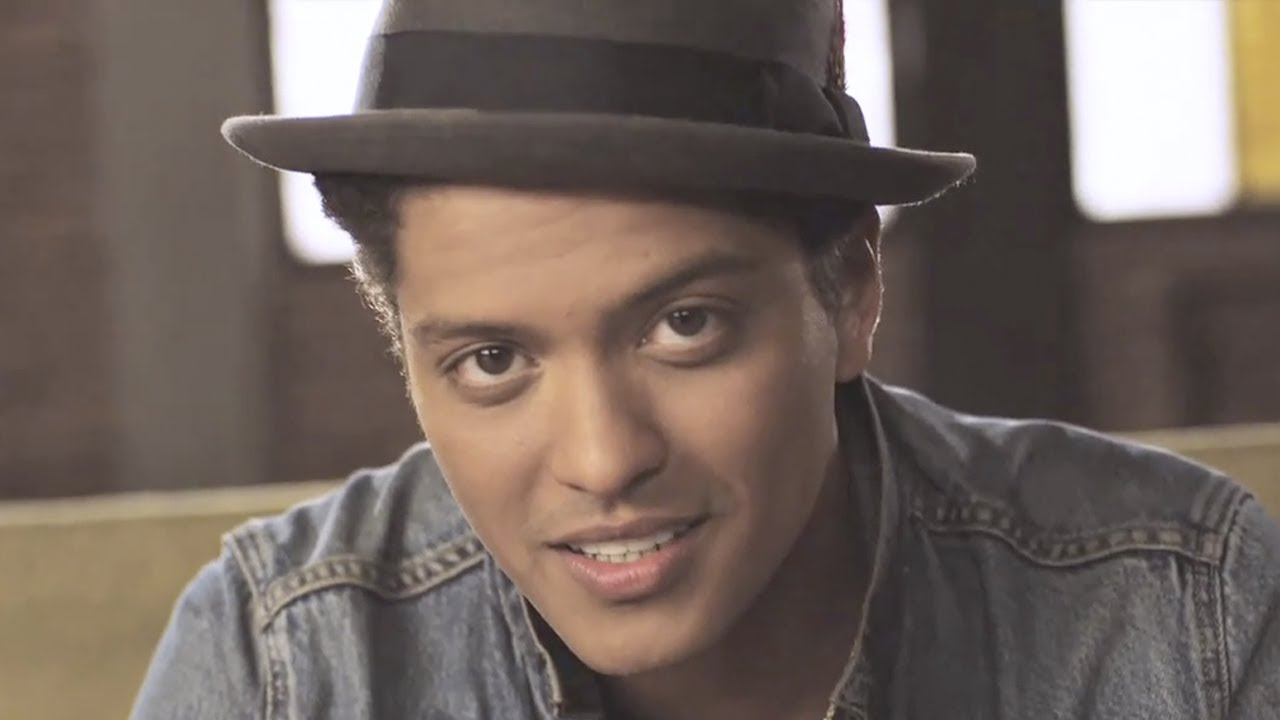
#> input picture Day 3/OpenCV/Resources/mars.jpg, 1280 x 720 px
$ python '3.Resizing and Cropping.py'
#> lines starting #> are read from the running program, lines starting #| are printed output that depends on the picture
import cv2

img = cv2.imread('Resources/mars.jpg')
#> img is the input picture: shape (720, 1280, 3); mean B, G, R 92.4, 99.3, 112.1
print(img.shape)
#| (720, 1280, 3)

imgResize = cv2.resize(img,(600,300))
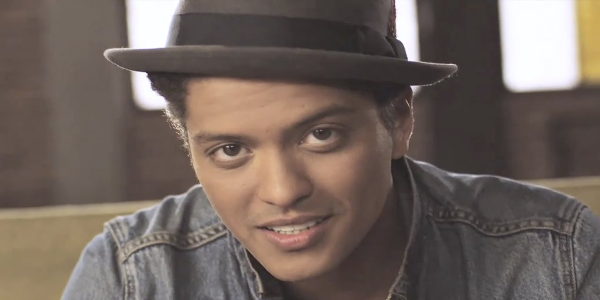
#> imgResize: shape (300, 600, 3); mean B, G, R 92.3, 99.2, 112
print(imgResize.shape)
#| (300, 600, 3)

# Cropping
imgCropped = img[0:400,600:900]
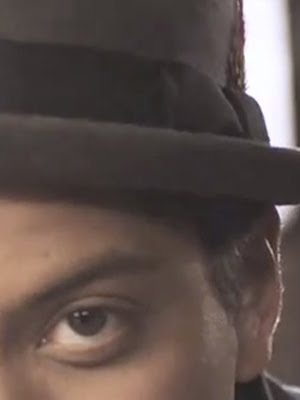
#> imgCropped: shape (400, 300, 3); mean B, G, R 75.4, 79.8, 93.3

cv2.imshow("Img",img)
cv2.imshow("Resize img",imgResize)
cv2.imshow("Cropped img",imgCropped)
cv2.waitKey(0)
